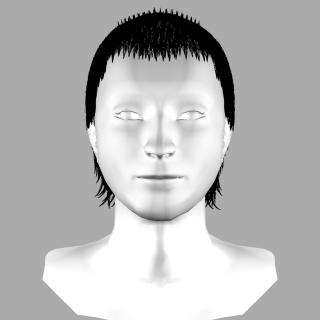
#> input picture image2/sample18_front.jpeg, 320 x 320 px, found by its file name; the run also reads 1 picture not shown here
$ python synthesis.py   (Python 2 division)
#> lines starting #> are read from the running program, lines starting #| are printed output that depends on the picture
#! /usr/bin/env python
# coding: utf-8

#２値化

import cv
import cv2
import numpy as np
import pylab as plt
import sys

#マスク画像作成（フロント用）
# [116 lines left out: functions mask_front, mask_side, mask_back, syn, not called in this run]


if __name__ == '__main__':
	#画像読み込み（前景）
	fn_f = '../image2/sample18_front.jpeg'   #合成するヘアサンプル画像の名前
	fn_s = '../image2/sample18_side.jpeg'
	fn_b = '../image2/sample18_back.jpeg'
	im_f = cv2.imread(fn_f, cv2.IMREAD_COLOR)
#> im_f is the input picture: shape (320, 320, 3); min 0, max 255, mean 183.6
	im_s = cv2.imread(fn_s, cv2.IMREAD_COLOR)
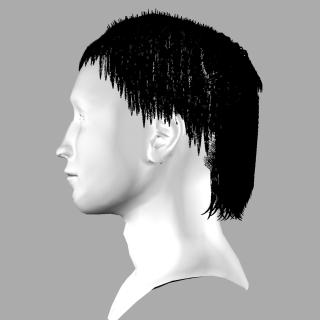
#> input picture image2/sample18_side.jpeg, 320 x 320 px, found by its file name
#> im_s is the input picture: shape (320, 320, 3); min 0, max 255, mean 152.2
	im_b = cv2.imread(fn_b, cv2.IMREAD_COLOR)
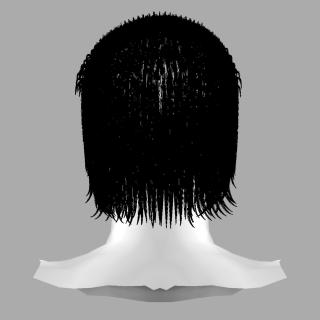
#> input picture image2/sample18_back.jpeg, 320 x 320 px, found by its file name
#> im_b is the input picture: shape (320, 320, 3); min 0, max 255, mean 129.6


	#画像読み込み（背景）
	fn_input = 'backgroundWhite.jpeg'
	im_input = cv2.imread(fn_input, cv2.IMREAD_COLOR)

	#２値化処理
#> (the run stopped early here; a loop or call above may not have finished)
